Frame 1 (no input): blank canvas, image omitted
Frame 60 (the mouse pressed at the canvas centre just before this capture): blank canvas, image omitted
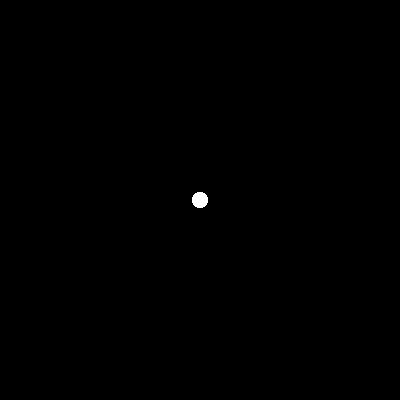
Frame 120 (the mouse held since frame 60 and released just before this capture)

The Processing sketch whose frames 1 and 60 were blank and that drew this single picture after the mouse press (run headless with seeded random() and noise(); from frame 60 on, the mouse is pressed at the canvas centre):

// Processing sketch: processing_77951
// ── processing_77951.pde


void setup (){
  size(400,400);
  smooth ();
  background (255);
 
}
void draw(){

  if (mousePressed){
  fill (255);
  noStroke();
  ellipse (mouseX,mouseY,15,15);
  }
  if(mousePressed==false){
    background(0);
  
  }
}
